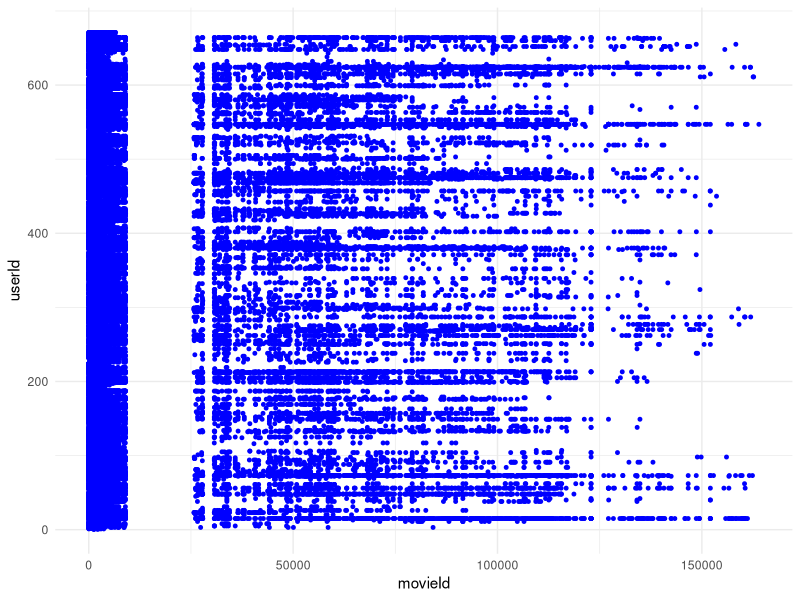
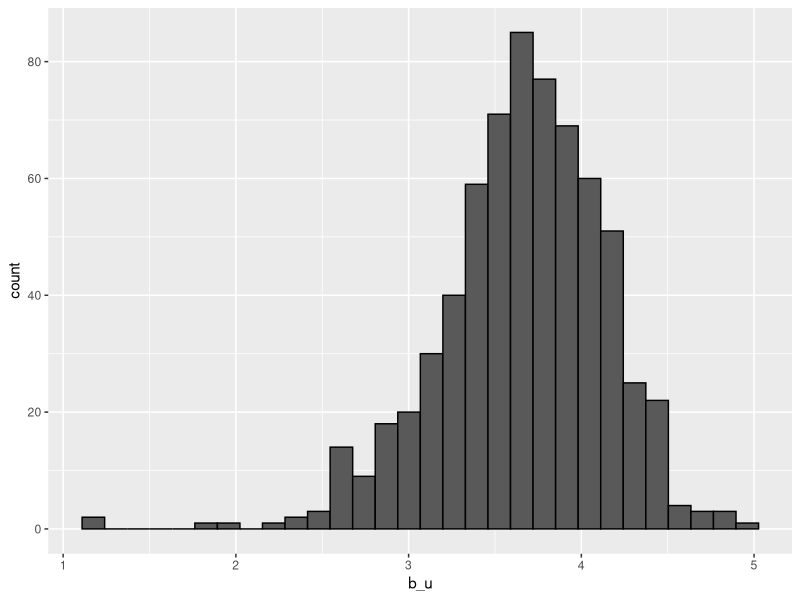
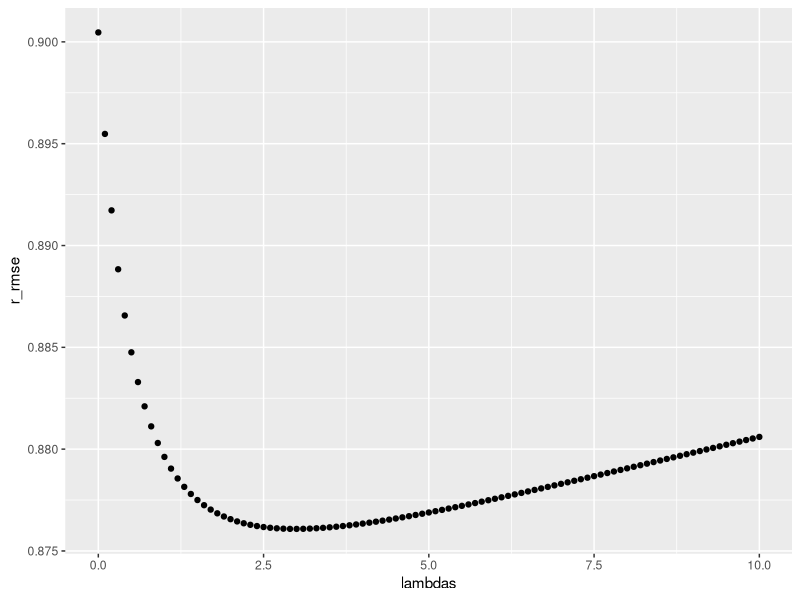

Here is the R script that generated these plots, in order:
## ---- chunk 1
# Load packages that can be needed in this project
library(tidyverse)
library(caret)
library(dslabs)

# Load the MovieLens dataset:
data(movielens)

head(movielens)
## ---- chunk 2
nrow(movielens)

movielens %>% summarize(
  n_users = n_distinct(userId),
n_movies = n_distinct(movieId)
)

ggplot(data=movielens,aes(movieId,userId))+geom_point(color="blue",size=1)+theme_minimal()

## ---- chunk 3
# Validation data set will be 10% of MovieLens data
set.seed(1)
test_index<-createDataPartition(y=movielens$rating, times=1, p=0.1, list=FALSE)
edx<-movielens[-test_index,]
valid<-movielens[test_index,]

# Make sure userId and movieId in validation data set are also in edx set
validation<-valid %>% 
  semi_join(edx, by="movieId") %>%
  semi_join(edx, by="userId")

# Add rows removed from validation set back into edx set
removed<-anti_join(valid, validation)
edx<-rbind(edx,removed)

# Split edx dataset into training and test set
## Create train set and test set
set.seed(1)
test_index<-createDataPartition(y=edx$rating, times=1, p=0.2, list=FALSE)
edx_train_set<-edx[-test_index,]
edx_test_set<-edx[test_index,]

## Make sure userId and movieId in validation set are also in edx set
edx_test_set <- valid %>% 
  semi_join(edx_train_set, by = 'movieId') %>%
  semi_join(edx_train_set, by = 'userId')

## Add rows removed from validation set back into edx set
removed <- anti_join(valid, edx_test_set)
edx_train_set <- rbind(edx_train_set, removed)

#The RMSE function that can be used in this project
RMSE <- function(true_ratings, predicted_ratings){
  sqrt(mean((true_ratings - predicted_ratings)^2))
}


## Extract the genre in edx&validation datasets
#edx
edx <- edx %>%
  mutate(genres = fct_explicit_na(genres,
                                 na_level = "(no genres listed)")
  ) %>%
  separate_rows(genres, sep = "\\|")

#validation
validation <- validation %>%
  mutate(genres = fct_explicit_na(genres,
                                 na_level = "(no genres listed)")
  ) %>%
  separate_rows(genres,
                sep = "\\|")

## ---- chunk 4
# Select necessary columns in edx&validation dataset
edx <- edx %>% select(userId, movieId, rating, title, genres)
validation <- validation %>% select(userId, movieId, rating, title, genres)
## ---- chunk 5
# Average of all movies
mu_hat <- mean(edx_train_set$rating)
naive_rmse <- RMSE(edx_test_set$rating, mu_hat)
naive_rmse
## ---- chunk 6
# Average by movie
movie_avg <- edx_train_set %>%
  group_by(movieId) %>%
  summarize(b_i = mean(rating - mu_hat))

# Prediction by movie
predicted_ratings_m<-mu_hat + edx_test_set %>% left_join(movie_avg,by='movieId') %>% pull(b_i)
movie_effect<-RMSE(predicted_ratings_m,edx_test_set$rating)
movie_effect

# Average rating for users that have rated over 120 movies
edx_train_set %>%
group_by(userId) %>%
summarize(b_u = mean(rating)) %>%
filter(n()>=120) %>%
ggplot(aes(b_u)) +
geom_histogram(bins = 30, color = "black")
## ---- chunk 7
# Average by movie&user
user_avg <- edx_train_set %>%
  left_join(movie_avg, by='movieId') %>%
  group_by(userId) %>%
  summarize(b_u = mean(rating - mu_hat-b_i))

# Prediction by movie&user
predicted_ratings_m_u<-edx_test_set %>%
  left_join(movie_avg,by='movieId') %>%
  left_join(user_avg, by='userId') %>%
  mutate(p=mu_hat+b_i+b_u) %>% pull(p)
movie_user_effect<-RMSE(predicted_ratings_m_u,edx_test_set$rating)
movie_user_effect
## ---- chunk 8
# Average by movie&user&genre
genre_avg <- edx_train_set %>%
  left_join(movie_avg, by='movieId') %>%
  left_join(user_avg,by='userId') %>%
  group_by(genres) %>%
  summarize(b_g = mean(rating - mu_hat-b_i-b_u))

# Prediction by movie&user&genre
predicted_ratings_m_u_g<-edx_test_set %>%
  left_join(movie_avg,by='movieId') %>%
  left_join(user_avg, by='userId') %>% 
  left_join(genre_avg, by='genres') %>%
  mutate(p=mu_hat+b_i+b_u+b_g) %>%
  pull(p)

movie_user_genre_effect<-RMSE(predicted_ratings_m_u_g,edx_test_set$rating)
movie_user_genre_effect
## ---- chunk 9
#Find the optimal lambda for Regularization
lambdas <- seq(0, 10, 0.1)
r_rmse <- sapply(lambdas, function(l){
  b_i_s <- edx_train_set %>%
    group_by(movieId) %>%
    summarize(b_i_s = sum(rating - mu_hat)/(n()+l))
  b_u_s <- edx_train_set %>%
    left_join(b_i_s, by='movieId') %>%
    group_by(userId) %>%
    summarize(b_u_s = sum(rating - b_i_s - mu_hat)/(n()+l))
  b_g_s <- edx_train_set %>%
    left_join(b_i_s, by='movieId') %>%
    left_join(b_u_s, by='userId') %>%
    group_by(genres) %>%
    summarize(b_g_s = sum(rating - b_i_s - b_u_s - mu_hat)/(n()+l))
    
  predicted_ratings <- edx_test_set %>%
    left_join(b_i_s, by = 'movieId') %>%
    left_join(b_u_s, by = 'userId') %>%
    left_join(b_g_s, by= 'genres') %>%
    mutate(p_r = mu_hat + b_i_s + b_u_s + b_g_s) %>%
    pull(p_r)
  return(RMSE(predicted_ratings, edx_test_set$rating))
})

qplot(lambdas, r_rmse)

lambda <- lambdas[which.min(r_rmse)]
lambda
## ---- chunk 10
# Regularization
movie_reg_avg <- edx_train_set %>%
  group_by(movieId) %>%
  summarize(b_i = sum(rating - mu_hat) / (n() + lambda), n_i = n())

user_reg_avg <- edx_train_set %>%
  left_join(movie_reg_avg, by = "movieId") %>%
  group_by(userId) %>%
  summarize(b_u = sum(rating - mu_hat - b_i) / (n() + lambda), n_u = n())

genre_reg_avg <- edx_train_set %>%
  left_join(movie_reg_avg, by = "movieId") %>%
  left_join(user_reg_avg, by = "userId") %>%
  group_by(genres) %>%
  summarize(b_g = sum(rating - mu_hat - b_i - b_u) / (n() + lambda), n_g = n())

predicted_ratings <- edx_test_set %>%
  left_join(movie_reg_avg, by = "movieId") %>%
  left_join(user_reg_avg, by = "userId") %>%
  left_join(genre_reg_avg, by = "genres") %>%
  summarize(pred = mu_hat + b_i + b_u + b_g) %>%
  pull(pred)

movie_user_genre_reg_model <- RMSE(predicted_ratings, edx_test_set$rating)
movie_user_genre_reg_model
## ---- chunk 11
# Final check with Validation data set
predicted_ratings <- validation %>%
  left_join(movie_reg_avg, by = 'movieId') %>%
  left_join(user_reg_avg, by = 'userId') %>%
  left_join(genre_reg_avg, by = 'genres') %>%
  mutate(pred = mu_hat + b_i + b_u + b_g) %>%
  pull(pred)

valid_predictions <- predicted_ratings[!is.na(predicted_ratings)]
valid_ratings <- validation$rating[!is.na(predicted_ratings)]

final_model <- RMSE(valid_predictions, valid_ratings)
final_model
